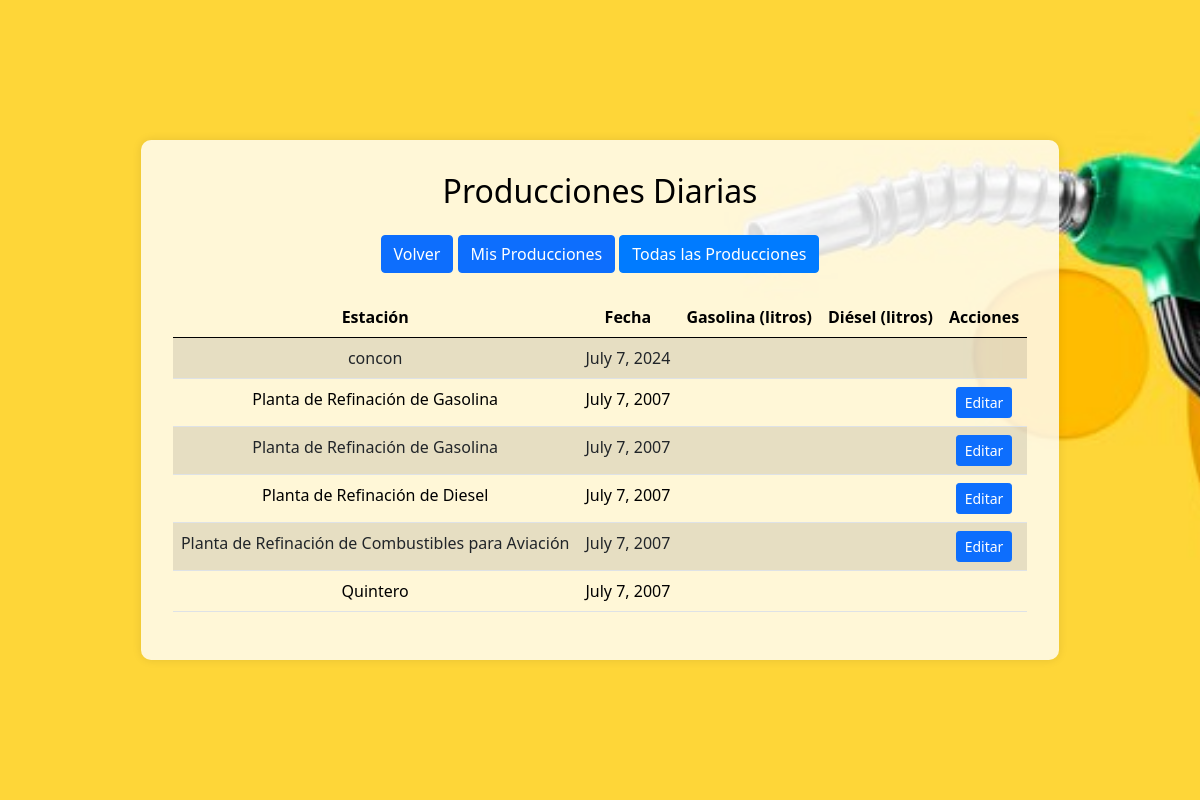
Screenshot of /producciones/?filtro=todas (signed in) with the database file from the repository.
### myapp/models.py (models this page shows, shortened)
class ProduccionDiaria(models.Model):
    estacion=models.CharField(max_length=100)
    turno=models.CharField(max_length=2) #AM PM MM
    fecha=models.DateField()
    hora=models.TimeField(default='00:00')
    litrosProduccion=models.DecimalField(max_digits=10, decimal_places=2)
    codigoPlanta=models.CharField(max_length=5, default='') #PRG, PRD, PRA
    codigoCombustible=models.CharField(max_length=5, default='') #G93, G95, G97, DIE, DIP, JA1, AVG
    operador=models.ForeignKey(User, on_delete=models.CASCADE, related_name='producciones')

### myapp/views.py (the view)
# urls.py: path('producciones/', views.lista_producciones_view, name='lista_producciones'),
@login_required
@group_required('Operador')
def lista_producciones_view(request):
    filtro = request.GET.get('filtro', 'mis')
    if filtro == 'todas':
        producciones = ProduccionDiaria.objects.all()
    else:
        producciones = ProduccionDiaria.objects.filter(operador=request.user)
    return render(request, 'lista_producciones.html', {'producciones': producciones, 'filtro': filtro})

### myapp/templates/lista_producciones.html (shortened to what this page needs)
<!DOCTYPE html>
{% load static %}
<html lang="en">
<head>
    <link href="https://cdn.jsdelivr.net/npm/bootstrap@5.0.2/dist/css/bootstrap.min.css" rel="stylesheet">
</head>
<body>
    <div class="jumbotron">
        <div class="panel-container">
            <h2 class="mb-4 text-center">Producciones Diarias</h2>
            <div class="mb-4 text-center">
                <a href="{% url 'panel' %}" class="btn btn-primary">Volver</a>
                <a href="?filtro=mis" class="btn btn-primary {% if filtro == 'mis' %}active{% endif %}">Mis Producciones</a>
                <a href="?filtro=todas" class="btn btn-primary {% if filtro == 'todas' %}active{% endif %}">Todas las Producciones</a>
            </div>
            <table class="table table-striped">
                <thead>
                    <tr>
                        <th>Estación</th>
                        <th>Fecha</th>
                        <th>Gasolina (litros)</th>
                        <th>Diésel (litros)</th>
                        <th>Acciones</th>
                    </tr>
                </thead>
                <tbody>
                    {% for produccion in producciones %}
                    <tr>
                        <td>{{ produccion.estacion }}</td>
                        <td>{{ produccion.fecha }}</td>
                        <td>{{ produccion.gasolina }}</td>
                        <td>{{ produccion.diesel }}</td>
                        <td>
                            {% if produccion.operador == user %}
                            <a href="{% url 'editar_produccion' produccion.pk %}" class="btn btn-sm btn-primary">Editar</a>
                            {% endif %}
                        </td>
                    </tr>
                    {% endfor %}
                </tbody>
            </table>
        </div>
    </div>
</body>
</html>

### rows the page displays
ProduccionDiaria: estacion "concon", fecha "July 7, 2024"
ProduccionDiaria: estacion "Planta de Refinación de Gasolina", fecha "July 7, 2007", shows "Editar"
ProduccionDiaria: estacion "Planta de Refinación de Gasolina", fecha "July 7, 2007", shows "Editar"
ProduccionDiaria: estacion "Planta de Refinación de Diesel", fecha "July 7, 2007", shows "Editar"
ProduccionDiaria: estacion "Planta de Refinación de Combustibles para Aviación", fecha "July 7, 2007", shows "Editar"
ProduccionDiaria: estacion "Quintero", fecha "July 7, 2007"
